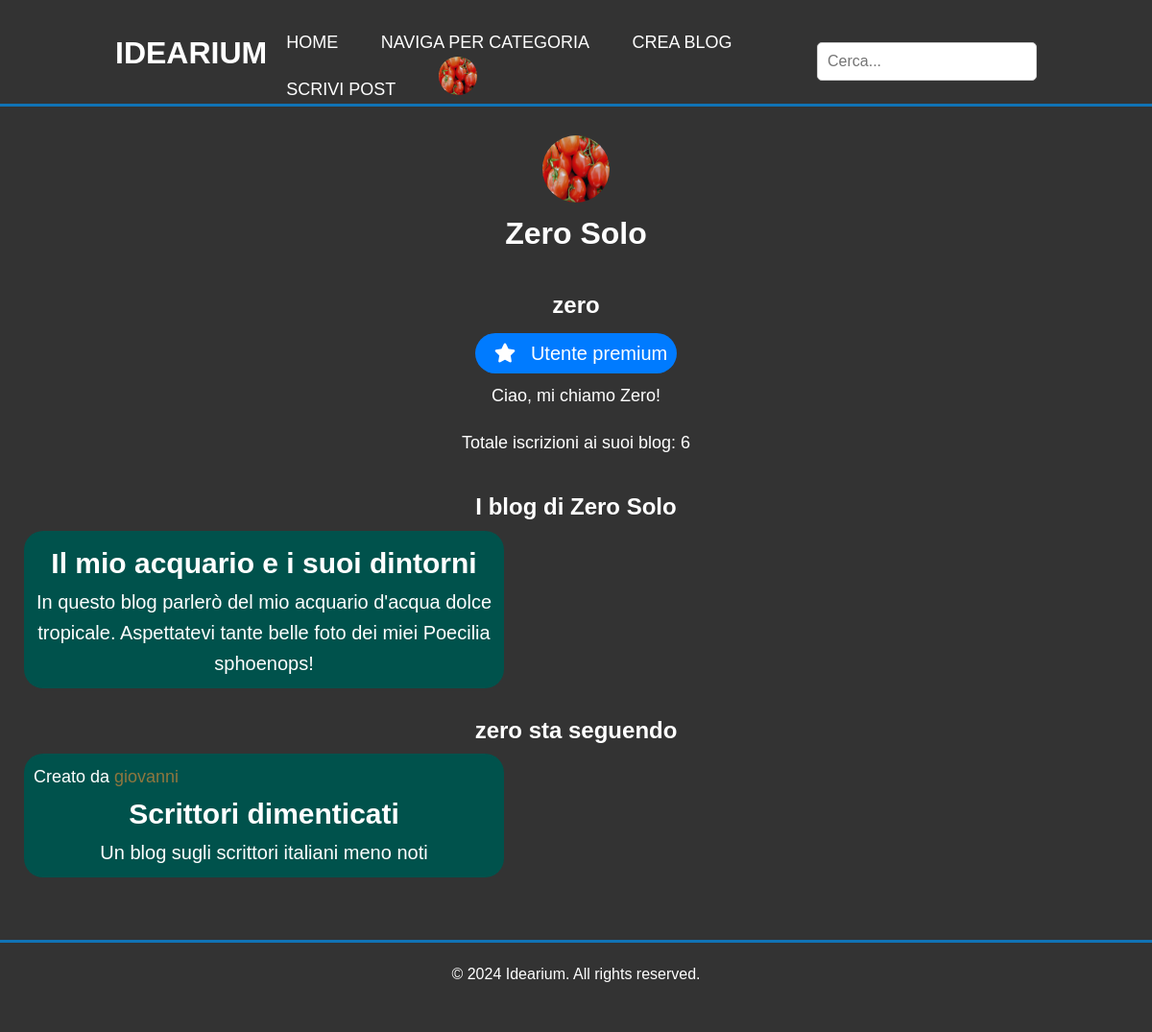
Screenshot of /user.php?id=zero (signed in) with the database file from the repository.
### tables this page shows
CREATE TABLE `Utenti` (
  `nome_utente` varchar(200) NOT NULL,
  `nome_visualizzato` varchar(200) NOT NULL,
  `password` varchar(200) NOT NULL,
  `email` varchar(200) NOT NULL,
  `bio` text DEFAULT NULL,
  `avatar` varchar(300) DEFAULT NULL,
  `premium` tinyint(1) NOT NULL DEFAULT 0,
  `data_ora_iscrizione` datetime NOT NULL DEFAULT current_timestamp(),
  `totale_iscritti_ai_propri_blog` int(10) UNSIGNED NOT NULL DEFAULT 0
);

CREATE TABLE `Blog` (
  `id_blog` int(10) UNSIGNED NOT NULL,
  `titolo_visualizzato` varchar(200) NOT NULL,
  `categoria` varchar(100) NOT NULL,
  `descrizione` varchar(200) NOT NULL COMMENT 'Descrizione del blog (max 200 caratteri)',
  `nome_amministratore_blog` varchar(200) NOT NULL,
  `data_creazione` timestamp NOT NULL DEFAULT current_timestamp(),
  `logo` varchar(300) DEFAULT NULL
);

### www/tools/users_management.php (called while the page is built, shortened)
<?php
function get_user_info(PDO $db_connection, string $username): array
{
  $sql = 'SELECT * FROM ' . USER_TABLE . ' WHERE ' . USER_USERNAME . ' = :username';
  try {
    $stmt = $db_connection->prepare($sql);
    $stmt->bindValue(':username', $username, PDO::PARAM_STR);
    $stmt->execute();
    $user_info = $stmt->fetch(PDO::FETCH_ASSOC);
    return $user_info;
  } catch (Exception $e) {
    throw new Exception(FUNCTION_ERROR_MESSAGE . __FUNCTION__ . ' : ' . $e->getMessage());
  }
}

### www/tools/blogs_management.php (called while the page is built, shortened)
<?php
function get_blogs_list_by_creator(PDO $db_connection, string $admin_name): array
{
  $sql = 'SELECT * FROM ' . BLOG_TABLE . ' WHERE ' . BLOG_OWNER . ' = :blog_owner';
  try {
    $stmt = $db_connection->prepare($sql);
    $stmt->bindValue(':blog_owner', $admin_name, PDO::PARAM_STR);
    $stmt->execute();
    $blogs_list = $stmt->fetchAll(PDO::FETCH_ASSOC);
    return $blogs_list;
  } catch (PDOException $e) {
    throw new Exception('Errore nella funzione get_blogs_list: ' . $e->getMessage());
  }
}

### www/tools/subscriptions_management.php (called while the page is built, shortened)
<?php
function get_user_subscriptions(PDO $db_connection, string $username): array|null
{
    try {
        $sql = 'SELECT blog.*
        FROM `' . BLOG_TABLE . '` AS blog
        INNER JOIN `' . SUBSCRIPTION_TABLE . '` AS subscriptions
        ON blog.`' . BLOG_ID . '` = subscriptions.`' . SUBSCRIPTION_BLOG_ID . '`
        WHERE
        subscriptions.`' . SUBSCRIPTION_USERNAME . '` = :username';
        $stmt = $db_connection->prepare($sql);
        $stmt->bindValue(':username', $username, PDO::PARAM_STR);
        $stmt->execute();
        $subscriptions = $stmt->fetchAll(PDO::FETCH_ASSOC);
        $subscriptions = empty($subscriptions) ? null : $subscriptions;
        return $subscriptions;
    } catch (Exception $e) {
        throw new Exception(FUNCTION_ERROR_MESSAGE . __FUNCTION__ . ' : ' . $e->getMessage());
    }
}

### www/blog_list_in_user_profile.php (the view, shortened to what this page needs)
<?php
$blog_id = $blog[BLOG_ID];
$BLOG_OWNER = $blog[BLOG_OWNER];
$blog_description = $blog[BLOG_DESCRIPTION];
?>
<div id="blog_<?php echo $blog_id ?>" class="tile_selection blog_tiles">
    <?php if ($section === AS_COAUTHOR_SECTION || $section === SUBSCRIPTION_SECTION): ?>
        <?php $admin_profile = "user.php?id=$BLOG_OWNER" ?>
        <p>
            Creato da <a class="BLOG_OWNER_profile_link" href="<?php echo $admin_profile ?>"><?php echo $BLOG_OWNER; ?></a>
        </p>
    <?php endif; ?>
    <a href="blog.php?id=<?php echo $blog_id ?>">
        <h3 class="blog_title">
            <?php echo $blog[BLOG_TITLE] ?>
        </h3>
        <p class="blog_description">
            <?php echo $blog_description; ?>
        </p>
    </a>
</div>

### www/contents/user_content.php (shortened to what this page needs)
<?php
$avatar_path = IMAGE_DIRECTORY . $profile_owner[USER_AVATAR];
?>
<div class="user_introduction">
    <img class="middle_size_avatar" src="<?php echo $avatar_path ?>" />
    <h3><?php echo $profile_owner[USER_COMPLETE_NAME] ?></h3>
</div>
<div class="user_bio">
    <h4><?php echo $profile_owner_username ?></h4>
    <?php if ($user_is_premium): ?>
        <span class="premium_user_tag">
            <span class="fa-solid fa-star"></span> Utente premium
        </span>
    <?php endif; ?>
    <?php if ($profile_owner_has_a_bio): ?>
        <p class="user_bio_text"><?php echo $profile_owner[USER_BIO] ?></p>
    <?php endif; ?>
    <p>
        Totale iscrizioni ai suoi blog: <?php echo $profile_owner[USER_TOTAL_SUBSCRIBERS] ?>
    </p>
</div>
<div class="user_blogs_list">
    <?php if ($profile_owner_has_created_some_blogs): ?>
        <h4 class="user_blogs_list_h4">I blog di <?php echo $profile_owner[USER_COMPLETE_NAME] ?> </h4>
        <div class="blog_list" id="administered_blogs">
            <?php foreach ($blogs_created_by_user as $blog): ?>
                <?php
                $section = OWN_BLOGS_SECTION;
                include 'blog_list_in_user_profile.php';
                ?>
            <?php endforeach; ?>
        </div>
    <?php endif; ?>
    <?php if ($profile_owner_is_subscribed_to_any_blog): ?>
        <h4><?php echo $profile_owner[USER_USERNAME] ?> sta seguendo </h4>
        <div class="blog_list" id="subscriptions">
            <?php foreach ($profile_owner_subscriptions as $blog): ?>
                <?php
                $section = SUBSCRIPTION_SECTION;
                include 'blog_list_in_user_profile.php';
                ?>
            <?php endforeach; ?>
        </div>
    <?php endif; ?>
</div>

### www/styles.css (style rules this page uses)
* { margin: 0; padding: 0; box-sizing: border-box; }
html { height: 100%; }
body { font-family: sans-serif; background-color: #333; color: #fff; line-height: 1.6; display: flex; flex-direction: column; min-height: 100%; }
a { text-decoration: none; color: #fff; font-family: Arial, Helvetica, sans-serif; }
p { font-size: 18px; font-family: Arial, Helvetica, sans-serif; }
h3 { font-size: 32px; text-align: center; font-family: Verdana, Geneva, Tahoma, sans-serif; }
h4 { font-size: 24px; text-align: center; font-family: Verdana, Geneva, Tahoma, sans-serif; }
.wrapper { display: flex; flex-direction: column; min-height: 100vh; }
.user_blogs_list { padding: 20px; }
.blog_list { display: grid; grid-template-columns: repeat(3, 1fr); gap: 20px; margin-bottom: 20px; }
.user_introduction { width: 100%; align-items: center; text-align: center; }
.middle_size_avatar { height: 70px; width: 70px; border-radius: 50%; margin-top: 30px; }
.user_bio { height: 220px; width: 100%; padding: 20px; text-align: center; }
.user_bio_text { font-size: 18px; text-align: center; }
.user_blogs_list_h4 { text-align: center; }
.BLOG_OWNER_profile_link { color: #8f773f; }
.premium_user_tag { background-color: #007BFF; border-radius: 150px; padding: 10px; margin: 50px; font-size: 20px; }
.tile_selection { transition: 0.2s; border-radius: 20px; padding: 10px; margin: 5px; }
.blog_tiles { font-size: 30px; width: fit-content; min-width: 500px; background-color: #00524c; }
.blog_title { font-size: 30px; font-weight: bold; }
.blog_description { text-align: center; font-size: 20px; }
.user_bio * { padding: 10px; }

### rows the page displays
utenti: avatar (picture), nome_visualizzato "Zero Solo", bio "Ciao, mi chiamo Zero!", totale_iscritti_ai_propri_blog "6", nome_utente "zero"
blog: titolo_visualizzato "Il mio acquario e i suoi dintorni", descrizione "In questo blog parlerò del mio acquario d'acqua dolce tropicale. Aspettatevi tante belle foto dei miei Poecilia sphoenops!"
blog: nome_amministratore_blog "giovanni", titolo_visualizzato "Scrittori dimenticati", descrizione "Un blog sugli scrittori italiani meno noti"

### other values shown
$profile_owner_username "zero"
